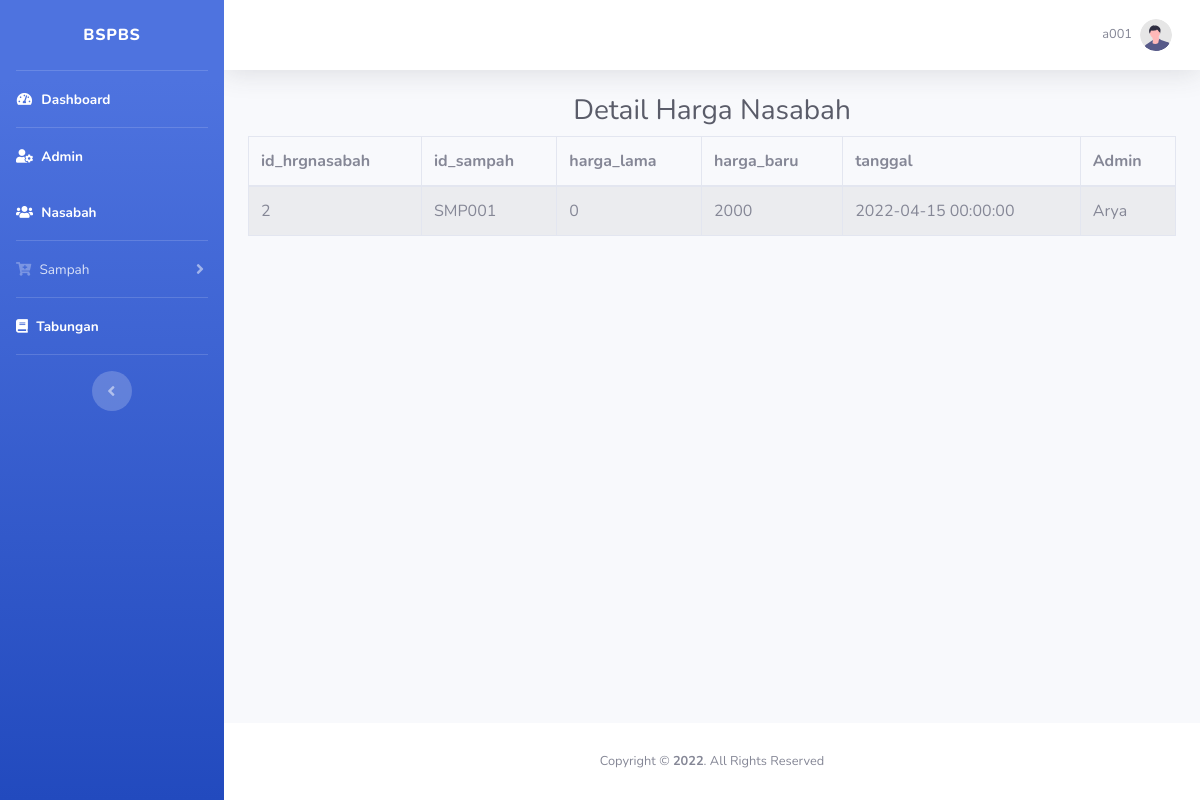
/harga_nasabah.php (signed in), run on an earlier commit of the app's database.
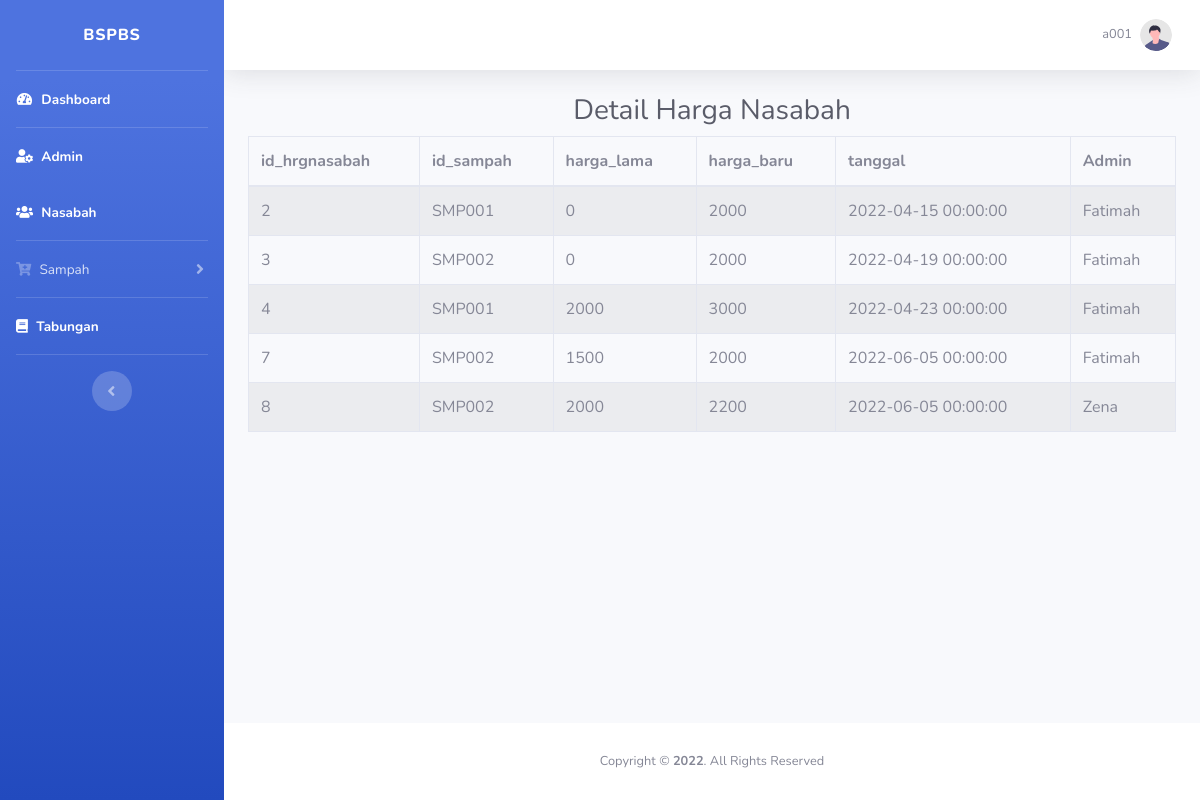
And on a later commit of the database.
### tables this page shows
CREATE TABLE `harga_nasabah` (
  `id_hrgnasabah` int(10) NOT NULL,
  `id_sampah` varchar(10) NOT NULL,
  `harga_lama` int(10) NOT NULL,
  `harga_baru` int(10) NOT NULL,
  `tanggal` datetime NOT NULL,
  `id_admin` varchar(20) NOT NULL
);

### harga_nasabah.php (the view, shortened to what this page needs)
<!DOCTYPE html>
<html lang="en">
<head>
    <link href="vendor/fontawesome-free/css/all.min.css" rel="stylesheet" type="text/css">
    <link href="css/sb-admin-2.min.css" rel="stylesheet">
</head>
<body id="page-top">
    <div id="wrapper">
        <ul class="navbar-nav bg-gradient-primary sidebar sidebar-dark accordion" id="accordionSidebar">
            <a class="sidebar-brand d-flex align-items-center justify-content-center" href="halaman_admin.php">
                <div class="sidebar-brand-text mx-3">BSPBS</div>
            </a>
            <hr class="sidebar-divider my-0">
            <li class="nav-item active">
                <a class="nav-link" href="halaman_admin.php">
                    <i class="fas fa-fw fa-tachometer-alt"></i>
                    <span>Dashboard</span></a>
            </li>
            <hr class="sidebar-divider my-0">
            <li class="nav-item active">
                <a class="nav-link" href="tabel_admin.php">
                    <i class="fas fa-user-cog"></i>
                    <span>Admin</span></a>
            </li>
            <li class="nav-item active">
                <a class="nav-link" href="tabel_nasabah.php">
                    <i class="fas fa-users"></i>
                    <span>Nasabah</span></a>
            </li>
            <hr class="sidebar-divider my-0">
            <li class="nav-item">
                <a class="nav-link collapsed" href="#" data-toggle="collapse" data-target="#collapseTwo"
                    aria-expanded="true" aria-controls="collapseTwo">
                    <i class="fas fa-cart-plus"></i>
                    <span>Sampah</span>
                </a>
            </li>
            <hr class="sidebar-divider my-0">
            <li class="nav-item active">
                <a class="nav-link" href="tabel_penabung.php">
                    <i class="fas fa-book"></i>
                    <span>Tabungan</span></a>
            </li>
            <hr class="sidebar-divider d-none d-md-block">
            <div class="text-center d-none d-md-inline">
                <button class="rounded-circle border-0" id="sidebarToggle"></button>
            </div>
        </ul>
        <div id="content-wrapper" class="d-flex flex-column">
            <div id="content">
                <nav class="navbar navbar-expand navbar-light bg-white topbar mb-4 static-top shadow">
                    <ul class="navbar-nav ml-auto">
                        <li class="nav-item dropdown no-arrow">
                            <a class="nav-link dropdown-toggle" href="#" id="userDropdown" role="button"
                                data-toggle="dropdown" aria-haspopup="true" aria-expanded="false">
                                <span class="mr-2 d-none d-lg-inline text-gray-600 small"><?php echo $_SESSION['id_admin']; ?></span>
                                <img class="img-profile rounded-circle"
                                    src="img/undraw_profile.svg">
                            </a>
                        </li>
                    </ul>
                </nav>
                <div class="container-fluid">
                    <h1 class="h3 mb-2 text-gray-800" align="center">Detail Harga Nasabah</h1>
                    <div class="mb-4">
                        <?php
                        require_once "config.php";
                        $sql = "SELECT * FROM harga_nasabah INNER JOIN admin ON harga_nasabah.id_admin=admin.id_admin;";
                        if($result = mysqli_query($db, $sql)){
                            if(mysqli_num_rows($result) > 0){
                                echo "<table class='table table-bordered table-striped'id='example' class='display nowrap' style='width:100%'>";
                                    echo "<thead>";
                                        echo "<tr>";
                                            echo "<th>id_hrgnasabah </th>";
                                            echo "<th>id_sampah</th>";
                                            echo "<th>harga_lama</th>";
                                            echo "<th>harga_baru</th>";
                                            echo "<th>tanggal</th>";
                                            echo "<th>Admin</th>";
                                        echo "</tr>";
                                    echo "</thead>";
                                    echo "<tbody>";
                                    while($row = mysqli_fetch_array($result)){
                                        echo "<tr>";
                                            echo "<td>" . $row['id_hrgnasabah'] . "</td>";
                                            echo "<td>" . $row['id_sampah'] . "</td>";
                                            echo "<td>" . $row['harga_lama'] . "</td>";
                                            echo "<td>" . $row['harga_baru'] . "</td>";
                                            echo "<td>" . $row['tanggal'] . "</td>";
                                            echo "<td>" . $row['nama'] . "</td>";
                                        echo "</tr>";
                                    }
                                    echo "</tbody>";
                                echo "</table>";
                            } else{
                                echo "<p class='lead'><em>No records were found.</em></p>";
                            }
                        } else{
                            echo "ERROR: Could not able to execute $sql. " . mysqli_error($db);
                        }
                        ?>
                    </div>
                </div>
            </div>
            <footer class="sticky-footer bg-white">
                <div class="container my-auto">
                    <div class="copyright text-center my-auto">
                    Copyright &copy; <strong><span>2022</span></strong>. All Rights Reserved
                    </div>
                </div>
            </footer>
        </div>
    </div>
</body>

What changed in the data, as far as the page shows it:
changed through a linked row, harga_nasabah id 2: id_admin.nama "Arya" → "Fatimah"
added harga_nasabah: id_hrgnasabah "3", id_sampah "SMP002", harga_lama "0", harga_baru "2000", tanggal "2022-04-19 00:00:00", id_admin.nama "Fatimah"
added harga_nasabah: id_hrgnasabah "4", id_sampah "SMP001", harga_lama "2000", harga_baru "3000", tanggal "2022-04-23 00:00:00", id_admin.nama "Fatimah"
added harga_nasabah: id_hrgnasabah "7", id_sampah "SMP002", harga_lama "1500", harga_baru "2000", tanggal "2022-06-05 00:00:00", id_admin.nama "Fatimah"
added harga_nasabah: id_hrgnasabah "8", id_sampah "SMP002", harga_lama "2000", harga_baru "2200", tanggal "2022-06-05 00:00:00", id_admin.nama "Zena"
